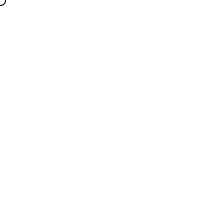
Frame 1 (no input)
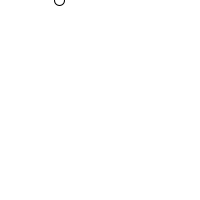
Frame 60 (the mouse pressed at the canvas centre just before this capture)
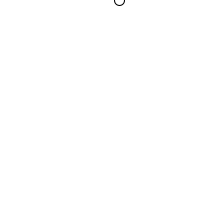
Frame 120 (the mouse held since frame 60 and released just before this capture)

The Processing sketch that drew these frames (run headless with seeded random() and noise(); from frame 60 on, the mouse is pressed at the canvas centre):

// Processing sketch: sliding_circle
// ── sliding_circle.pde
int xPosition = 0;

void setup()
{
  size(200, 200);
}

void draw()
{
  background(255);
  ellipse(xPosition, 0, 10, 10);
  xPosition = xPosition + 1;
}
